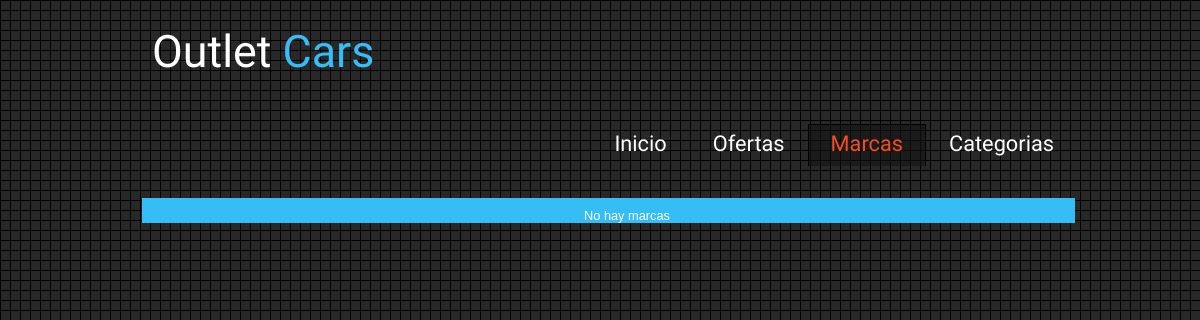
The app's page /marcas, older data.
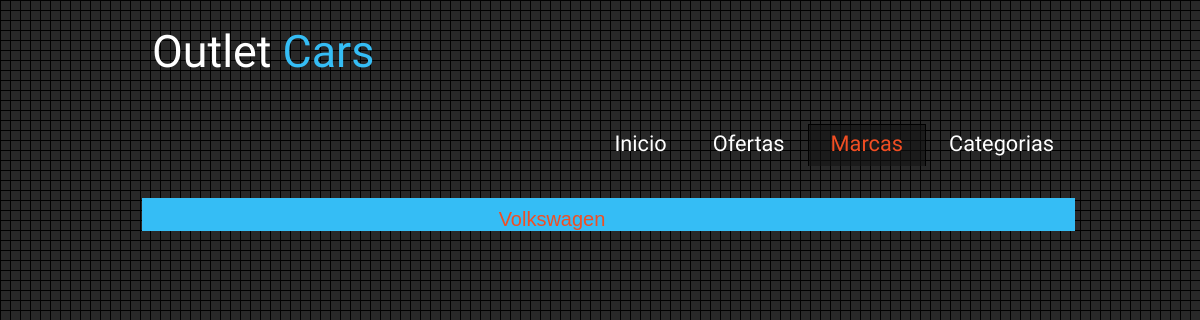
The same page, newer data.
### outletCarsApp/models.py (models this page shows, shortened)
class Marca(models.Model):
    nombre = models.CharField(max_length=50)
    pais= models.CharField(max_length=50)

### outletCarsApp/views.py (the view)
# urls.py: path('marcas',views.ListaMarcasListView.as_view(), name="marca_list_view"),
class ListaMarcasListView(ListView):
    model=Marca
    context_object_name='marcas_list'

### outletCarsApp/templates/outletCarsApp/marca_list.html
{% extends "base.html" %}
{% block menu %}
    <div id=" ">
        <ul id="menu">
        <li> <a href="{% url 'coche_list_view' %}">Inicio</a></li>
        <li><a href="{% url 'coche_list_view' %}">Ofertas</a></li>
        <li class="current"><a href="{%url 'marca_list_view' %}">Marcas</a></li>
        <li><a href="{%url 'categoria_list_view' %}">Categorias</a></li>
        </ul>
    </div>
{%endblock%}
{% block content %}
<section id="site_content2">
    <ul>
        {% for marca in marcas_list %}
        <li>
            <a href="{% url 'detalle_marca' marca.id %}"> {{ marca.nombre}}</a>
          </li>
          {% empty %}
          <li>No hay marcas</li>
        {% endfor %}
    </ul>
</section>
    {% endblock %}

Row changes from the older to the newer data that the page shows:
added Marca: nombre "Volkswagen"
Text that changed along with them:
text no longer shown: "No hay marcas"
